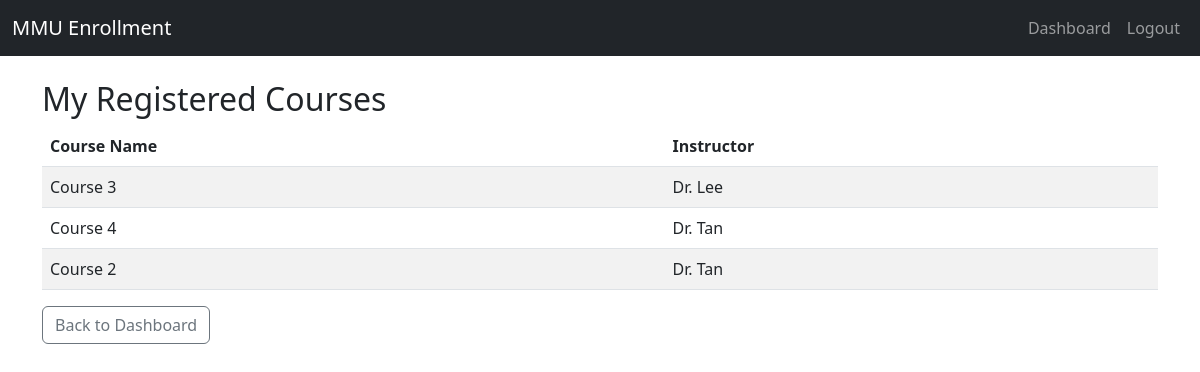
/my-courses (signed in), run on an earlier commit of the app's database.
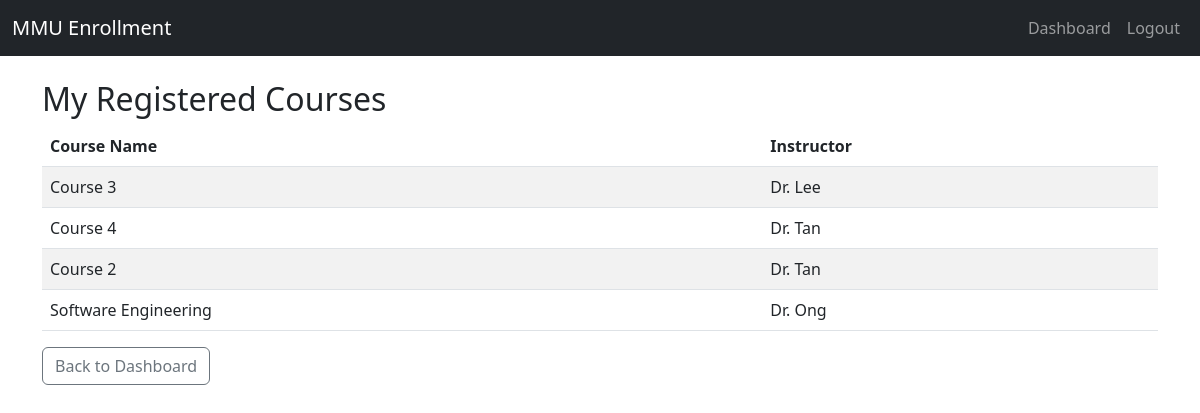
And on a later commit of the database.
### app/models.py (models this page shows)
class Enrollment(db.Model):
    id = db.Column(db.Integer, primary_key=True)
    student_id = db.Column(db.Integer, db.ForeignKey('student.id'))
    course_id = db.Column(db.Integer, db.ForeignKey('course.id'))

class Course(db.Model):
    id = db.Column(db.Integer, primary_key=True)
    course_code = db.Column(db.String(10), unique=True)
    course_name = db.Column(db.String(128))
    instructor = db.Column(db.String(64))
    quota = db.Column(db.Integer)
    description = db.Column(db.Text)
    credits = db.Column(db.Integer)
    semester = db.Column(db.String(64))
    schedule = db.Column(db.String(128))
    location = db.Column(db.String(128))
    department = db.Column(db.String(64))
    day_of_week = db.Column(db.String(16))
    start_time = db.Column(db.Time)
    end_time = db.Column(db.Time)
    enrollments = db.relationship('Enrollment', backref='course', lazy=True)

### app/routes.py (the view)
@main.route("/my-courses")
def my_courses():
    if "student_id" not in session:
        return redirect(url_for("main.login"))
    student_id = session["student_id"]
    enrolled = Enrollment.query.filter_by(student_id=student_id).all()
    return render_template("my_courses.html", enrollments=enrolled)

### app/templates/my_courses.html (shortened to what this page needs)
{% extends "base.html" %}
{% block content %}
<h2>My Registered Courses</h2>
<table class="table table-striped">
    <thead>
        <tr>
            <th>Course Name</th>
            <th>Instructor</th>
        </tr>
    </thead>
    <tbody>
        {% for e in enrollments %}
        <tr>
            <td>{{ e.course.course_name }}</td>
            <td>{{ e.course.instructor }}</td>
        </tr>
        {% endfor %}
    </tbody>
</table>
<a href="{{ url_for('main.dashboard') }}" class="btn btn-outline-secondary">Back to Dashboard</a>
{% endblock %}

### app/templates/base.html (shortened to what this page needs)
<!DOCTYPE html>
<html lang="en">
<head>
    <link href="https://cdn.jsdelivr.net/npm/bootstrap@5.3.0/dist/css/bootstrap.min.css" rel="stylesheet">
</head>
<body>
<nav class="navbar navbar-expand-lg navbar-dark bg-dark mb-4">
    <div class="container-fluid">
        <a class="navbar-brand" href="{{ url_for('main.index') }}">MMU Enrollment</a>
        <div class="collapse navbar-collapse">
            <ul class="navbar-nav ms-auto">
                {% if session.get("student_id") %}
                <li class="nav-item"><a class="nav-link" href="{{ url_for('main.dashboard') }}">Dashboard</a></li>
                <li class="nav-item"><a class="nav-link" href="{{ url_for('main.logout') }}">Logout</a></li>
                {% else %}
                <li class="nav-item"><a class="nav-link" href="{{ url_for('main.register') }}">Register</a></li>
                <li class="nav-item"><a class="nav-link" href="{{ url_for('main.login') }}">Login</a></li>
                {% endif %}
            </ul>
        </div>
    </div>
</nav>
<div class="container">
    {% block content %}{% endblock %}
</div>
</body>
</html>

What changed in the data, as far as the page shows it:
added Enrollment: course.course_name "Software Engineering", course.instructor "Dr. Ong"
